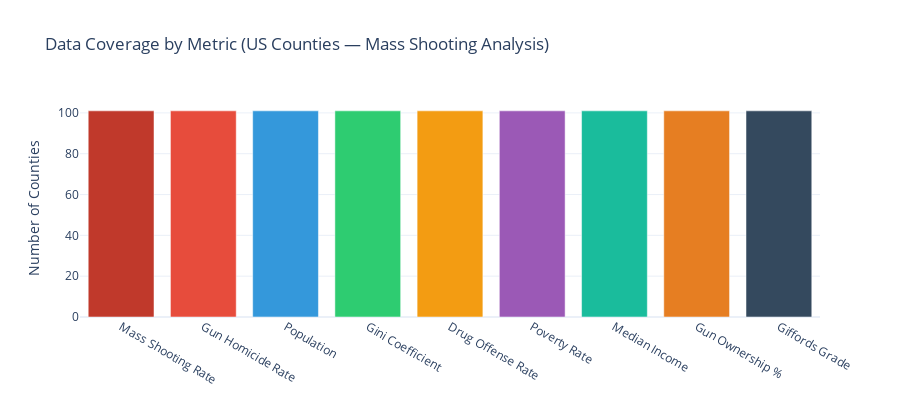

Here is the notebook cell this chart was saved with:
### Code cell
fig = go.Figure(data=[
    go.Bar(
        x=coverage['Metric'],
        y=coverage['Counties with data'],
        marker_color=['#c0392b', '#e74c3c', '#3498db', '#2ecc71', '#f39c12',
                      '#9b59b6', '#1abc9c', '#e67e22', '#34495e']
    )
])
fig.update_layout(
    title='Data Coverage by Metric (US Counties — Mass Shooting Analysis)',
    yaxis_title='Number of Counties',
    template='plotly_white',
    height=400,
)
fig.show()

### Figure 1 — Plotly figure (JSON) as saved in the notebook; plotly's stock layout.template omitted (floating-point values rounded to 4 significant figures)
{"data": [{"marker": {"color": ["#c0392b", "#e74c3c", "#3498db", "#2ecc71", "#f39c12", "#9b59b6", "#1abc9c", "#e67e22", "#34495e"]}, "type": "bar", "x": ["Mass Shooting Rate", "Gun Homicide Rate", "Population", "Gini Coefficient", "Drug Offense Rate", "Poverty Rate", "Median Income", "Gun Ownership %", "Giffords Grade"], "y": [101, 101, 101, 101, 101, 101, 101, 101, 101]}], "layout": {"height": 400, "title": {"text": "Data Coverage by Metric (US Counties — Mass Shooting Analysis)"}, "yaxis": {"title": {"text": "Number of Counties"}}}}
